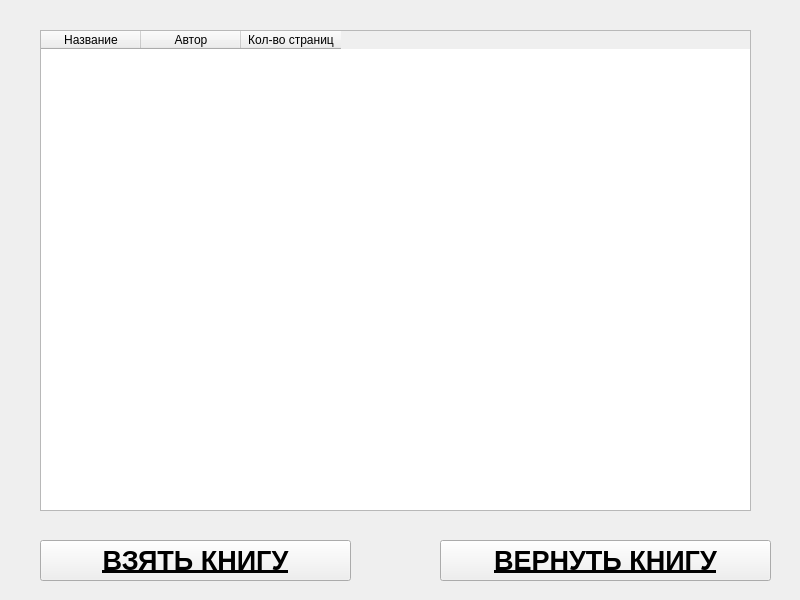
<?xml version="1.0" encoding="UTF-8"?>
<ui version="4.0">
 <class>ReaderWindow</class>
 <widget class="QWidget" name="ReaderWindow">
  <property name="geometry">
   <rect>
    <x>0</x>
    <y>0</y>
    <width>800</width>
    <height>600</height>
   </rect>
  </property>
  <property name="font">
   <font>
    <pointsize>9</pointsize>
    <weight>50</weight>
    <bold>false</bold>
    <underline>false</underline>
   </font>
  </property>
  <property name="windowTitle">
   <string>Form</string>
  </property>
  <widget class="QWidget" name="verticalLayoutWidget">
   <property name="geometry">
    <rect>
     <x>40</x>
     <y>30</y>
     <width>711</width>
     <height>481</height>
    </rect>
   </property>
   <layout class="QVBoxLayout" name="verticalLayout">
    <item>
     <widget class="QTableWidget" name="avaliableBooksTable">
      <column>
       <property name="text">
        <string>Название</string>
       </property>
      </column>
      <column>
       <property name="text">
        <string>Автор</string>
       </property>
      </column>
      <column>
       <property name="text">
        <string>Кол-во страниц</string>
       </property>
      </column>
     </widget>
    </item>
   </layout>
  </widget>
  <widget class="QPushButton" name="getBookButton">
   <property name="geometry">
    <rect>
     <x>40</x>
     <y>540</y>
     <width>311</width>
     <height>41</height>
    </rect>
   </property>
   <property name="font">
    <font>
     <pointsize>20</pointsize>
     <weight>75</weight>
     <bold>true</bold>
     <underline>true</underline>
    </font>
   </property>
   <property name="text">
    <string>ВЗЯТЬ КНИГУ</string>
   </property>
  </widget>
  <widget class="QPushButton" name="returnBookButton">
   <property name="geometry">
    <rect>
     <x>440</x>
     <y>540</y>
     <width>331</width>
     <height>41</height>
    </rect>
   </property>
   <property name="font">
    <font>
     <pointsize>20</pointsize>
     <weight>75</weight>
     <bold>true</bold>
     <underline>true</underline>
    </font>
   </property>
   <property name="text">
    <string>ВЕРНУТЬ КНИГУ</string>
   </property>
  </widget>
 </widget>
 <resources/>
 <connections>
  <connection>
   <sender>returnBookButton</sender>
   <signal>clicked()</signal>
   <receiver>ReaderWindow</receiver>
   <slot>returnBook()</slot>
   <hints>
    <hint type="sourcelabel">
     <x>605</x>
     <y>560</y>
    </hint>
    <hint type="destinationlabel">
     <x>399</x>
     <y>299</y>
    </hint>
   </hints>
  </connection>
  <connection>
   <sender>getBookButton</sender>
   <signal>clicked()</signal>
   <receiver>ReaderWindow</receiver>
   <slot>takeBook()</slot>
   <hints>
    <hint type="sourcelabel">
     <x>195</x>
     <y>560</y>
    </hint>
    <hint type="destinationlabel">
     <x>399</x>
     <y>299</y>
    </hint>
   </hints>
  </connection>
 </connections>
 <slots>
  <slot>returnBook()</slot>
  <slot>takeBook()</slot>
 </slots>
</ui>
